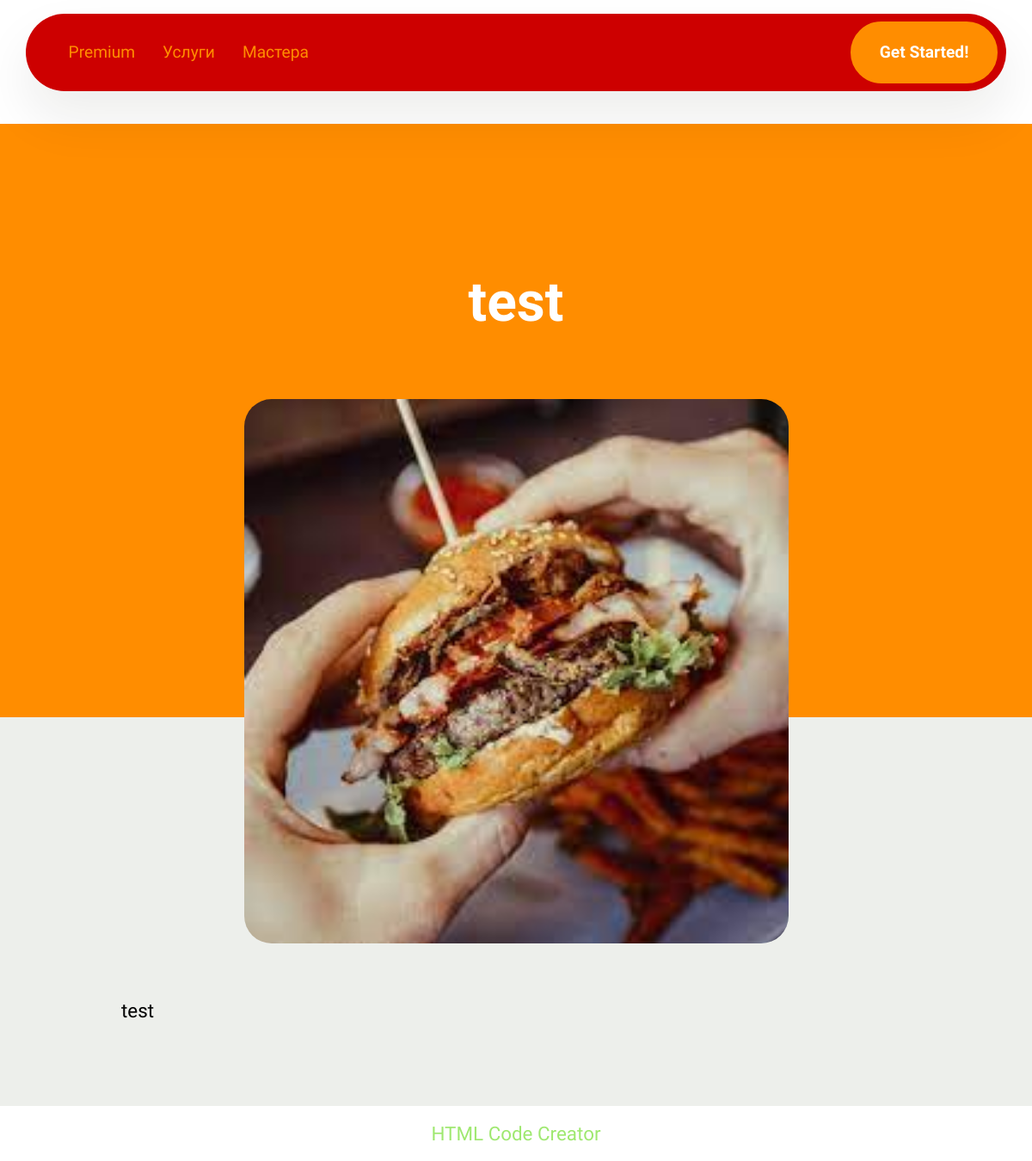
The app's page /post/2/ with its own data.
### barberapp/models.py (models this page shows, shortened)
class Article(models.Model):
    title = models.CharField(max_length=100)
    content = models.TextField()
    images = models.ImageField(upload_to='articles/articles_images')
    created_at = models.DateTimeField(auto_now_add=True)
    updated_at = models.DateTimeField(auto_now=True)
    class Meta:
        ordering = ('-created_at',)  # Делаем сортировку по дате публикации
        indexes = (
            models.Index(fields=['-created_at']),  # Добавляем индексы для ускорения работы с базой данных
        )

### barberapp/views.py (the view)
# urls.py: path('post/<int:article_id>/', ArticleDetailedView.as_view(), name='post'),
class ArticleDetailedView(View):
    def get(self, request, article_id):
        article = Article.objects.get(id=article_id)
        content = {
            'title': 'post detailed',
            'article': article,
        }
        return render(request, 'barberapp/article_detailed.html', context=content)

### barberapp/templates/barberapp/article_detailed.html (shortened to what this page needs)
{% extends 'barberapp/base.html' %}
{% load static %}
{% block content %}
    <br>
    <br>
    <br>
    <br>
    <br>
    <br>
<section data-bs-version="5.1" class="header5 cid-tVTvPJRa4p" id="header05-3">
	<div class="align-center container">
		<div class="row justify-content-center">
			<div class="col-md-12 content-head">
				<h1 class="mbr-section-title mbr-fonts-style mb-4 display-2">
					<strong>{{ article.title }}</strong>
				</h1>
			</div>
		</div>
		<div class="row mt-5 justify-content-center">
			<div class="col-12 col-lg-7">
				<img src="{{ article.images.url }}" alt="Mobirise Website Builder" title="">
			</div>
		</div>
	</div>
</section>
<section data-bs-version="5.1" class="article12 cid-tVTvRHVt0Y" id="article12-4" style="alignment-baseline: auto">
    <div class="container">
        <div class="row justify-content-center">
            <div class="col-md-12 col-lg-10">
                <p class="mbr-text mbr-fonts-style display-7">
                {{ article.content }}
                </p>
            </div>
        </div>
    </div>
</section><section class="display-7" style="padding: 0;align-items: center;justify-content: center;flex-wrap: wrap;    align-content: center;display: flex;position: relative;height: 4rem;"><a href="https://mobiri.se/771791" style="flex: 1 1;height: 4rem;position: absolute;width: 100%;z-index: 1;"><img alt="" style="height: 4rem;"></a><a style="z-index:1" href="https://mobirise.com/builder/html-code-generator.html">HTML Code Creator</a></section>
{% endblock %}

### static/assets/theme/css/style.css (style rules this page uses)
section { background-color: #ffffff; }
body { font-style: normal; line-height: 1.5; font-weight: 400; color: #232323; position: relative; }
section, .container, .container-fluid { position: relative; word-wrap: break-word; }
a { font-style: normal; font-weight: 400; cursor: pointer; }
a, a:hover { text-decoration: none; }
.mbr-section-title { font-style: normal; line-height: 1.3; }
.mbr-text { font-style: normal; line-height: 1.7; }
h1, h2, h3, h4, h5, h6, .display-1, .display-2, .display-4, .display-5, .display-7, span, p, a { line-height: 1; word-break: break-word; word-wrap: break-word; font-weight: 400; }
b, strong { font-weight: bold; }
section { background-position: 50% 50%; background-repeat: no-repeat; background-size: cover; }
.align-center { text-align: center; }
img, iframe { display: block; width: 100%; }
.row { display: -webkit-flex; -webkit-flex-wrap: wrap; }
.justify-content-center { -webkit-justify-content: center; }
html, body { height: auto; min-height: 100vh; }
.row > * { padding-right: 1rem; padding-left: 1rem; }
.mb-4 { margin-bottom: 2rem !important; }
.container, .container-fluid { padding-left: 16px; padding-right: 16px; }
.row { margin-left: -16px; margin-right: -16px; }
.row > [class*=col] { padding-left: 16px; padding-right: 16px; }

### records on screen
Article: title "test", images (picture), content "test"
